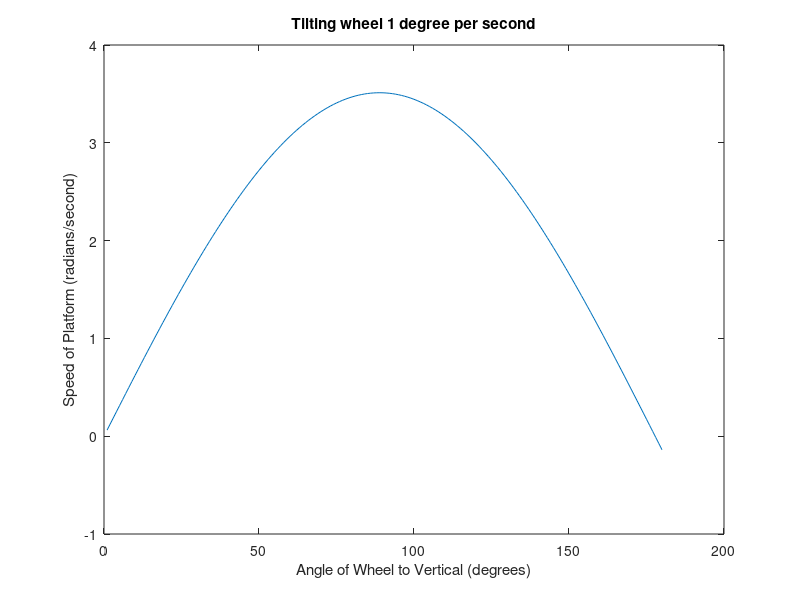

MATLAB code to generate this figure:
wheelMass = 5; %kg
wheelRadius = .5; %m
wheelInertia = .25 * wheelMass * wheelRadius^2; %I = 1/4 * mr^2

platformMass = 10; %kg
platformRadius = .75; %m
platformInertia = .25 * platformMass * platformRadius^2; %I = 1/4 * mr^2

airViscosity = .00018;

%initials
wheelSpeed = 2; %radians/second
platformSpeed = 0; %radians/second
angle = 0;

wheelMomentum = wheelInertia * wheelSpeed; %angular momentum
wheelMomentumX = wheelInertia * wheelSpeed * sind(angle);
wheelMomentumY = wheelInertia * wheelSpeed * cosd(angle);
platformMomentum = platformInertia * platformSpeed; %angular momentum, only applies in one direction

degreeRange = 180;

platformSpeeds = zeros(1, degreeRange);

for n = 1:degreeRange %making wheel tilt 1 degree per loop, 1 second passes
    angle = n;
    wheelMomentumX = wheelInertia * wheelSpeed * sind(angle);
    platformTorque = wheelInertia * wheelSpeed * cosd(angle);
    platformDrag = 8 * pi * platformRadius^3 * airViscosity * platformSpeed;
    platformSpeed = platformSpeed + (platformTorque - platformDrag) / platformMass;
    %to consider for later: drag force applied rotationally
    %torque = -8pi*R^3 * viscosity * angular velocity
    %viscosity of air is 0.00018
    platformSpeeds(n) = platformSpeed;
end
plot(platformSpeeds);
xlabel('Angle of Wheel to Vertical (degrees)');
ylabel('Speed of Platform (radians/second)');
title('Tilting wheel 1 degree per second');